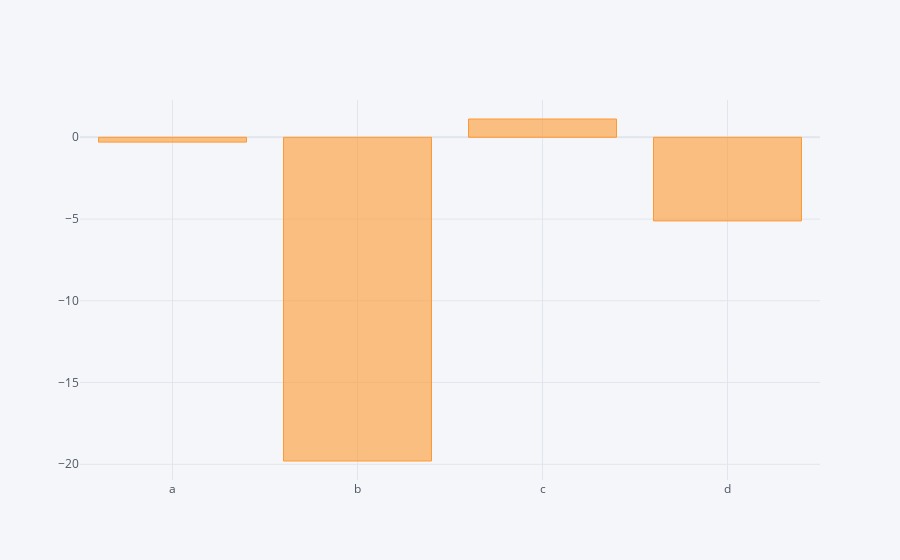

Notebook code cell kept with this figure:
### Code cell
dataframe.sum().iplot(kind='bar')

### Figure 1 — Plotly figure (JSON) as saved in the notebook; plotly's stock layout.template omitted (floating-point values rounded to 4 significant figures)
{"data": [{"marker": {"color": "rgba(255, 153, 51, 0.6)", "line": {"color": "rgba(255, 153, 51, 1.0)", "width": 1}}, "name": "None", "orientation": "v", "text": "", "type": "bar", "x": ["a", "b", "c", "d"], "y": [-0.2954, -19.8, 1.119, -5.114]}], "layout": {"legend": {"bgcolor": "#F5F6F9", "font": {"color": "#4D5663"}}, "paper_bgcolor": "#F5F6F9", "plot_bgcolor": "#F5F6F9", "title": {"font": {"color": "#4D5663"}}, "xaxis": {"gridcolor": "#E1E5ED", "showgrid": true, "tickfont": {"color": "#4D5663"}, "title": {"font": {"color": "#4D5663"}, "text": ""}, "zerolinecolor": "#E1E5ED"}, "yaxis": {"gridcolor": "#E1E5ED", "showgrid": true, "tickfont": {"color": "#4D5663"}, "title": {"font": {"color": "#4D5663"}, "text": ""}, "zerolinecolor": "#E1E5ED"}}}
